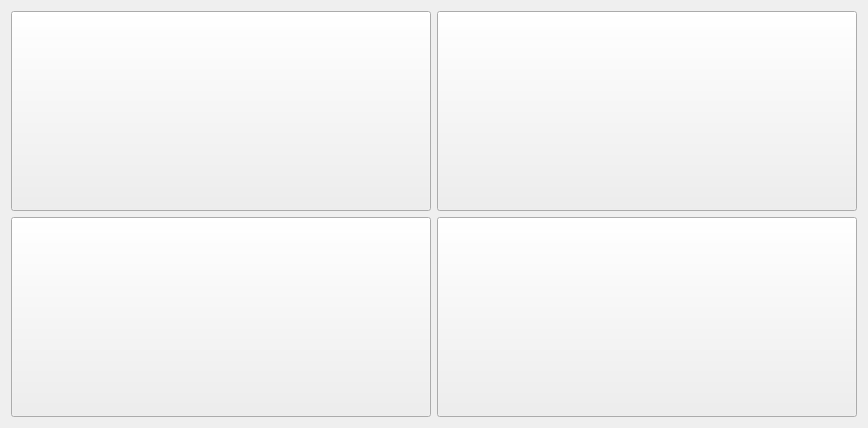
                <widget class="QWidget" name="page_mainStudy">
                 <layout class="QGridLayout" name="gridLayout_3">
                  <item row="1" column="0">
                   <widget class="QPushButton" name="btn_targetStudy">
                    <property name="sizePolicy">
                     <sizepolicy hsizetype="Preferred" vsizetype="Preferred">
                      <horstretch>0</horstretch>
                      <verstretch>0</verstretch>
                     </sizepolicy>
                    </property>
                    <property name="minimumSize">
                     <size>
                      <width>420</width>
                      <height>200</height>
                     </size>
                    </property>
                    <property name="text">
                     <string/>
                    </property>
                    <property name="checkable">
                     <bool>true</bool>
                    </property>
                    <property name="autoExclusive">
                     <bool>true</bool>
                    </property>
                   </widget>
                  </item>
                  <item row="0" column="0">
                   <widget class="QPushButton" name="btn_autoStudy">
                    <property name="sizePolicy">
                     <sizepolicy hsizetype="Preferred" vsizetype="Preferred">
                      <horstretch>0</horstretch>
                      <verstretch>0</verstretch>
                     </sizepolicy>
                    </property>
                    <property name="minimumSize">
                     <size>
                      <width>420</width>
                      <height>200</height>
                     </size>
                    </property>
                    <property name="styleSheet">
                     <string notr="true"/>
                    </property>
                    <property name="text">
                     <string/>
                    </property>
                    <property name="checkable">
                     <bool>true</bool>
                    </property>
                    <property name="autoExclusive">
                     <bool>true</bool>
                    </property>
                   </widget>
                  </item>
                  <item row="1" column="1">
                   <widget class="QPushButton" name="btn_groundStudy">
                    <property name="sizePolicy">
                     <sizepolicy hsizetype="Preferred" vsizetype="Preferred">
                      <horstretch>0</horstretch>
                      <verstretch>0</verstretch>
                     </sizepolicy>
                    </property>
                    <property name="minimumSize">
                     <size>
                      <width>420</width>
                      <height>200</height>
                     </size>
                    </property>
                    <property name="text">
                     <string/>
                    </property>
                    <property name="checkable">
                     <bool>true</bool>
                    </property>
                    <property name="autoExclusive">
                     <bool>true</bool>
                    </property>
                   </widget>
                  </item>
                  <item row="0" column="1">
                   <widget class="QPushButton" name="btn_toolStudy">
                    <property name="sizePolicy">
                     <sizepolicy hsizetype="Preferred" vsizetype="Preferred">
                      <horstretch>0</horstretch>
                      <verstretch>0</verstretch>
                     </sizepolicy>
                    </property>
                    <property name="minimumSize">
                     <size>
                      <width>420</width>
                      <height>200</height>
                     </size>
                    </property>
                    <property name="text">
                     <string/>
                    </property>
                    <property name="checkable">
                     <bool>false</bool>
                    </property>
                    <property name="autoExclusive">
                     <bool>true</bool>
                    </property>
                   </widget>
                  </item>
                 </layout>
                </widget>
